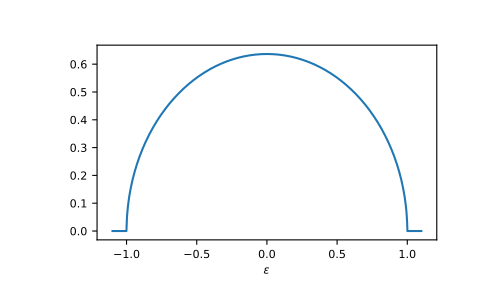

Generate this figure with Python:
ww = np.linspace(-1.1, 1.1, num=1000)
dos_ww = gt.lattice.bethe.dos(ww, half_bandwidth=1.)
__ = plt.plot(ww, dos_ww)
__ = plt.xlabel(r"$\epsilon$")
plt.show()
